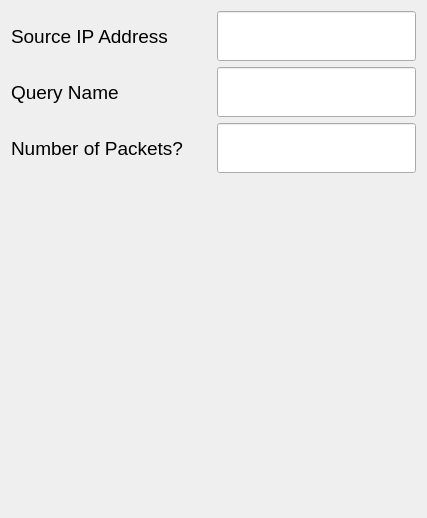
                <widget class="QWidget" name="scrollAreaWidgetContents_5">
                 <property name="geometry">
                  <rect>
                   <x>0</x>
                   <y>0</y>
                   <width>427</width>
                   <height>518</height>
                  </rect>
                 </property>
                 <property name="autoFillBackground">
                  <bool>false</bool>
                 </property>
                 <property name="styleSheet">
                  <string notr="true">QHBoxLayout {
background-color: rgb(255,255,255);
}</string>
                 </property>
                 <layout class="QVBoxLayout" name="verticalLayout_4">
                  <item>
                   <layout class="QHBoxLayout" name="dns_source_ip_address">
                    <item>
                     <widget class="QLabel" name="dns_source_ip_address_label">
                      <property name="maximumSize">
                       <size>
                        <width>200</width>
                        <height>16777215</height>
                       </size>
                      </property>
                      <property name="font">
                       <font>
                        <pointsize>14</pointsize>
                       </font>
                      </property>
                      <property name="text">
                       <string>Source IP Address</string>
                      </property>
                      <property name="wordWrap">
                       <bool>true</bool>
                      </property>
                     </widget>
                    </item>
                    <item>
                     <widget class="IPAddressInput" name="dns_source_ip_address_input">
                      <property name="sizePolicy">
                       <sizepolicy hsizetype="Preferred" vsizetype="Preferred">
                        <horstretch>0</horstretch>
                        <verstretch>0</verstretch>
                       </sizepolicy>
                      </property>
                      <property name="minimumSize">
                       <size>
                        <width>0</width>
                        <height>50</height>
                       </size>
                      </property>
                      <property name="maximumSize">
                       <size>
                        <width>250</width>
                        <height>16777215</height>
                       </size>
                      </property>
                     </widget>
                    </item>
                   </layout>
                  </item>
                  <item>
                   <layout class="QHBoxLayout" name="dns_query_name">
                    <item>
                     <widget class="QLabel" name="dns_query_name_label">
                      <property name="maximumSize">
                       <size>
                        <width>200</width>
                        <height>16777215</height>
                       </size>
                      </property>
                      <property name="font">
                       <font>
                        <pointsize>14</pointsize>
                       </font>
                      </property>
                      <property name="text">
                       <string>Query Name</string>
                      </property>
                      <property name="wordWrap">
                       <bool>true</bool>
                      </property>
                     </widget>
                    </item>
                    <item>
                     <widget class="IPAddressInput" name="dns_query_name_input">
                      <property name="sizePolicy">
                       <sizepolicy hsizetype="Preferred" vsizetype="Preferred">
                        <horstretch>0</horstretch>
                        <verstretch>0</verstretch>
                       </sizepolicy>
                      </property>
                      <property name="minimumSize">
                       <size>
                        <width>0</width>
                        <height>50</height>
                       </size>
                      </property>
                      <property name="maximumSize">
                       <size>
                        <width>250</width>
                        <height>16777215</height>
                       </size>
                      </property>
                     </widget>
                    </item>
                   </layout>
                  </item>
                  <item>
                   <layout class="QHBoxLayout" name="dns_packet_number">
                    <item>
                     <widget class="QLabel" name="dns_packet_number_label">
                      <property name="maximumSize">
                       <size>
                        <width>200</width>
                        <height>16777215</height>
                       </size>
                      </property>
                      <property name="font">
                       <font>
                        <pointsize>14</pointsize>
                       </font>
                      </property>
                      <property name="text">
                       <string>Number of Packets?</string>
                      </property>
                      <property name="wordWrap">
                       <bool>true</bool>
                      </property>
                     </widget>
                    </item>
                    <item>
                     <widget class="NumberLineEdit" name="dns_packet_number_input">
                      <property name="sizePolicy">
                       <sizepolicy hsizetype="Preferred" vsizetype="Preferred">
                        <horstretch>0</horstretch>
                        <verstretch>0</verstretch>
                       </sizepolicy>
                      </property>
                      <property name="minimumSize">
                       <size>
                        <width>0</width>
                        <height>50</height>
                       </size>
                      </property>
                      <property name="maximumSize">
                       <size>
                        <width>250</width>
                        <height>16777215</height>
                       </size>
                      </property>
                     </widget>
                    </item>
                   </layout>
                  </item>
                  <item>
                   <spacer name="verticalSpacer">
                    <property name="orientation">
                     <enum>Qt::Vertical</enum>
                    </property>
                    <property name="sizeHint" stdset="0">
                     <size>
                      <width>20</width>
                      <height>40</height>
                     </size>
                    </property>
                   </spacer>
                  </item>
                 </layout>
                </widget>
